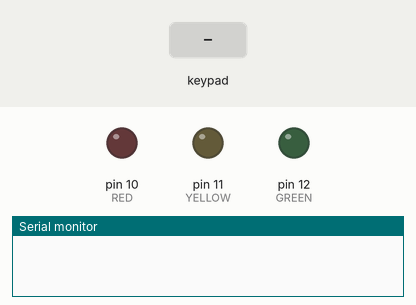
The sketch below on a simulated Arduino Uno, built with avr-gcc and run on an emulated ATmega328P. Shown: output pins drawn as LEDs (lit = HIGH), the last lines printed to the serial monitor. Inputs (shaded band) come from the test bench.

Above: at 1.2 s.
1.3 s: keypad keys 1 2 3 A # pressed 0.4 s apart
At 1.6 s:
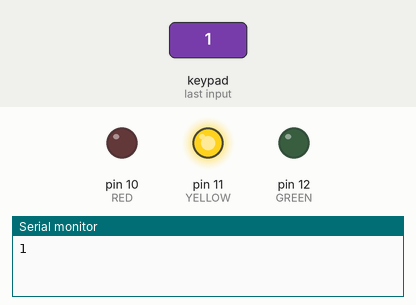
5.4 s: key '#' pressed
At 6.0 s:
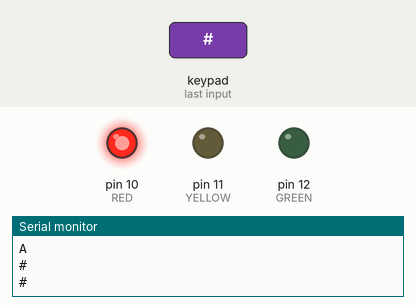
7.9 s: key '1' pressed
At 9.2 s:
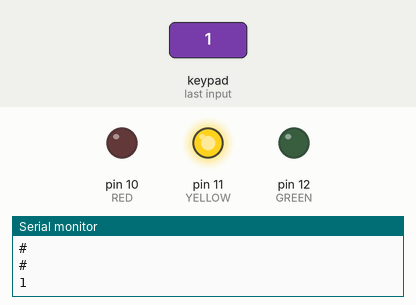
Timing chart, 0 to 10.9 s (numbered marks = the images above; inputs shaded):
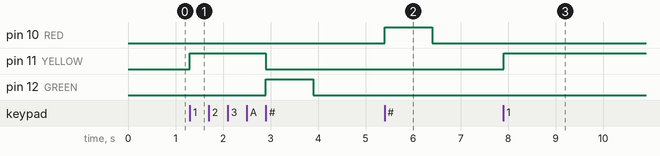

The sketch:

program_3.ino
```cpp
#include <Keypad.h>

#define ROWS 4
#define COLUMNS 4
#define RED 10
#define YELLOW 11
#define GREEN 12

char mapKeyBoard[4][4] = {{'1', '2', '3', 'A'},
              			  {'4', '5', '6', 'B'},
                          {'7', '8', '9', 'C'},
                          {'*', '0', '#', 'D'}};

byte portsRows[ROWS] = {9,8,7,6};
byte portsColumns[COLUMNS] = {5,4,3,2};

Keypad keyBoard = Keypad(makeKeymap(mapKeyBoard), portsRows, portsColumns, ROWS, COLUMNS);

int signal = -1;
String password = "123A";
String typedPassword = "";

bool checkPassword(String typedPassword, String realPassword);

void setup () {
  pinMode(RED,OUTPUT);
  pinMode(YELLOW,OUTPUT);
  pinMode(GREEN,OUTPUT);
  Serial.begin(9600);
}

void loop() {
  char key = keyBoard.getKey();
  if (key != NO_KEY) {
    Serial.println(key);
    if (key == '#') {
      if (checkPassword(typedPassword, password)) {
		leds(0,0,1);
        delay(1000);
        leds(0,0,0);
      } else {
        leds(1,0,0);
        delay(1000);
        leds(0,0,0);
      }
      typedPassword = "";
    } else {
      typedPassword += key;
      leds(0,1,0);
    }
  }
}

bool checkPassword(String typedPassword, String realPassword) {
	return typedPassword.compareTo(realPassword) == 0;
}

void leds(int r, int y, int g) {
  digitalWrite(RED, r);
  digitalWrite(YELLOW, y);
  digitalWrite(GREEN, g);
}
```

Measured:
- after the input at 1.3 s, pin 11 (YELLOW): LOW → HIGH at once, → LOW 1.6 s later; pin 12 (GREEN): LOW → HIGH after 1.6 s, → LOW 1.0 s later
- after the input at 5.4 s, pin 10 (RED): LOW → HIGH at once, → LOW 1.0 s later
- after the input at 7.9 s, pin 11 (YELLOW): LOW → HIGH at once
